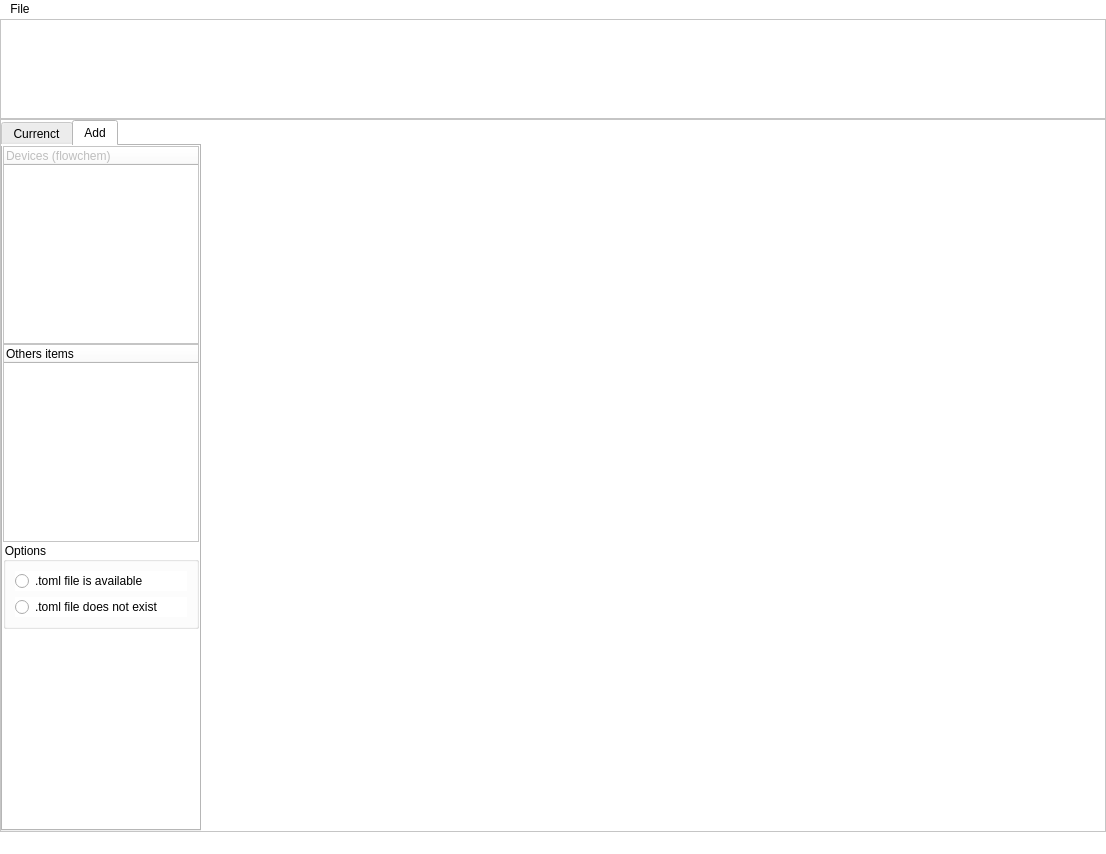
<?xml version="1.0" encoding="UTF-8"?>
<ui version="4.0">
 <class>MainWindow</class>
 <widget class="QMainWindow" name="MainWindow">
  <property name="geometry">
   <rect>
    <x>0</x>
    <y>0</y>
    <width>1106</width>
    <height>854</height>
   </rect>
  </property>
  <property name="windowTitle">
   <string>MainWindow</string>
  </property>
  <property name="styleSheet">
   <string notr="true">background-color: rgb(255, 255, 255);
font: 75 10pt &quot;MS Shell Dlg 2&quot;;</string>
  </property>
  <widget class="QWidget" name="centralwidget">
   <property name="styleSheet">
    <string notr="true"/>
   </property>
   <layout class="QVBoxLayout" name="verticalLayout">
    <property name="spacing">
     <number>0</number>
    </property>
    <property name="leftMargin">
     <number>0</number>
    </property>
    <property name="topMargin">
     <number>0</number>
    </property>
    <property name="rightMargin">
     <number>0</number>
    </property>
    <property name="bottomMargin">
     <number>0</number>
    </property>
    <item>
     <widget class="QFrame" name="frame_2">
      <property name="minimumSize">
       <size>
        <width>0</width>
        <height>100</height>
       </size>
      </property>
      <property name="maximumSize">
       <size>
        <width>16777215</width>
        <height>100</height>
       </size>
      </property>
      <property name="frameShape">
       <enum>QFrame::StyledPanel</enum>
      </property>
      <property name="frameShadow">
       <enum>QFrame::Raised</enum>
      </property>
      <layout class="QHBoxLayout" name="horizontalLayout_2">
       <item>
        <widget class="QLabel" name="label_2">
         <property name="text">
          <string/>
         </property>
        </widget>
       </item>
       <item>
        <widget class="QLabel" name="label">
         <property name="minimumSize">
          <size>
           <width>279</width>
           <height>80</height>
          </size>
         </property>
         <property name="maximumSize">
          <size>
           <width>279</width>
           <height>80</height>
          </size>
         </property>
         <property name="text">
          <string/>
         </property>
         <property name="pixmap">
          <pixmap>figures/logo.png</pixmap>
         </property>
         <property name="scaledContents">
          <bool>true</bool>
         </property>
        </widget>
       </item>
      </layout>
     </widget>
    </item>
    <item>
     <widget class="QFrame" name="frame">
      <property name="frameShape">
       <enum>QFrame::StyledPanel</enum>
      </property>
      <property name="frameShadow">
       <enum>QFrame::Raised</enum>
      </property>
      <layout class="QHBoxLayout" name="horizontalLayout">
       <property name="spacing">
        <number>0</number>
       </property>
       <property name="leftMargin">
        <number>0</number>
       </property>
       <property name="topMargin">
        <number>0</number>
       </property>
       <property name="rightMargin">
        <number>0</number>
       </property>
       <property name="bottomMargin">
        <number>0</number>
       </property>
       <item>
        <widget class="QTabWidget" name="tabWidget">
         <property name="maximumSize">
          <size>
           <width>200</width>
           <height>16777215</height>
          </size>
         </property>
         <property name="currentIndex">
          <number>1</number>
         </property>
         <widget class="QWidget" name="tab">
          <attribute name="title">
           <string>Currenct</string>
          </attribute>
          <layout class="QHBoxLayout" name="horizontalLayout_3">
           <property name="spacing">
            <number>0</number>
           </property>
           <property name="leftMargin">
            <number>0</number>
           </property>
           <property name="topMargin">
            <number>0</number>
           </property>
           <property name="rightMargin">
            <number>0</number>
           </property>
           <property name="bottomMargin">
            <number>0</number>
           </property>
           <item>
            <widget class="QTreeWidget" name="treeWidget_device">
             <column>
              <property name="text">
               <string notr="true"/>
              </property>
             </column>
            </widget>
           </item>
          </layout>
         </widget>
         <widget class="QWidget" name="tab_2">
          <attribute name="title">
           <string>Add</string>
          </attribute>
          <layout class="QVBoxLayout" name="verticalLayout_3">
           <property name="spacing">
            <number>0</number>
           </property>
           <property name="leftMargin">
            <number>0</number>
           </property>
           <property name="topMargin">
            <number>0</number>
           </property>
           <property name="rightMargin">
            <number>0</number>
           </property>
           <property name="bottomMargin">
            <number>0</number>
           </property>
           <item>
            <widget class="custom_qtreewidget" name="treeWidget_add_devices">
             <property name="enabled">
              <bool>false</bool>
             </property>
             <column>
              <property name="text">
               <string>Devices (flowchem)</string>
              </property>
             </column>
            </widget>
           </item>
           <item>
            <widget class="custom_qtreewidget" name="treeWidget_add_others">
             <property name="enabled">
              <bool>true</bool>
             </property>
             <property name="statusTip">
              <string/>
             </property>
             <column>
              <property name="text">
               <string>Others items</string>
              </property>
             </column>
            </widget>
           </item>
           <item>
            <widget class="QGroupBox" name="groupBox">
             <property name="title">
              <string>Options</string>
             </property>
             <layout class="QVBoxLayout" name="verticalLayout_2">
              <item>
               <widget class="QRadioButton" name="radioButton_toml_available">
                <property name="statusTip">
                 <string>This option is required if there is a &quot;.toml&quot; file containing the configuration of the devices connected.</string>
                </property>
                <property name="text">
                 <string>.toml file is available</string>
                </property>
               </widget>
              </item>
              <item>
               <widget class="QRadioButton" name="radioButton_toml_not_available">
                <property name="statusTip">
                 <string>This option is required if there is not a &quot;.toml&quot; file yet.</string>
                </property>
                <property name="text">
                 <string>.toml file does not exist</string>
                </property>
                <property name="checkable">
                 <bool>true</bool>
                </property>
                <property name="checked">
                 <bool>false</bool>
                </property>
               </widget>
              </item>
             </layout>
            </widget>
           </item>
           <item>
            <widget class="mplwidget_components" name="widget_components" native="true">
             <property name="minimumSize">
              <size>
               <width>0</width>
               <height>200</height>
              </size>
             </property>
             <property name="maximumSize">
              <size>
               <width>16777215</width>
               <height>200</height>
              </size>
             </property>
            </widget>
           </item>
          </layout>
         </widget>
        </widget>
       </item>
       <item>
        <widget class="mplwidget" name="widget_drawing" native="true"/>
       </item>
      </layout>
     </widget>
    </item>
   </layout>
  </widget>
  <widget class="QMenuBar" name="menubar">
   <property name="geometry">
    <rect>
     <x>0</x>
     <y>0</y>
     <width>1106</width>
     <height>22</height>
    </rect>
   </property>
   <widget class="QMenu" name="menuFile">
    <property name="title">
     <string>File</string>
    </property>
    <addaction name="separator"/>
    <addaction name="actionSave_Project"/>
    <addaction name="actionLoad_Project"/>
   </widget>
   <addaction name="menuFile"/>
  </widget>
  <widget class="QStatusBar" name="statusbar"/>
  <action name="actionSave_Project">
   <property name="text">
    <string>Save Project</string>
   </property>
  </action>
  <action name="actionLoad_Project">
   <property name="text">
    <string>Load Project</string>
   </property>
  </action>
 </widget>
 <customwidgets>
  <customwidget>
   <class>mplwidget</class>
   <extends>QWidget</extends>
   <header location="global">mplwidget.h</header>
   <container>1</container>
  </customwidget>
  <customwidget>
   <class>mplwidget_components</class>
   <extends>QWidget</extends>
   <header location="global">mplwidget_components.h</header>
   <container>1</container>
  </customwidget>
  <customwidget>
   <class>custom_qtreewidget</class>
   <extends>QTreeWidget</extends>
   <header location="global">custom_qtreewidget.h</header>
  </customwidget>
 </customwidgets>
 <resources/>
 <connections/>
</ui>
